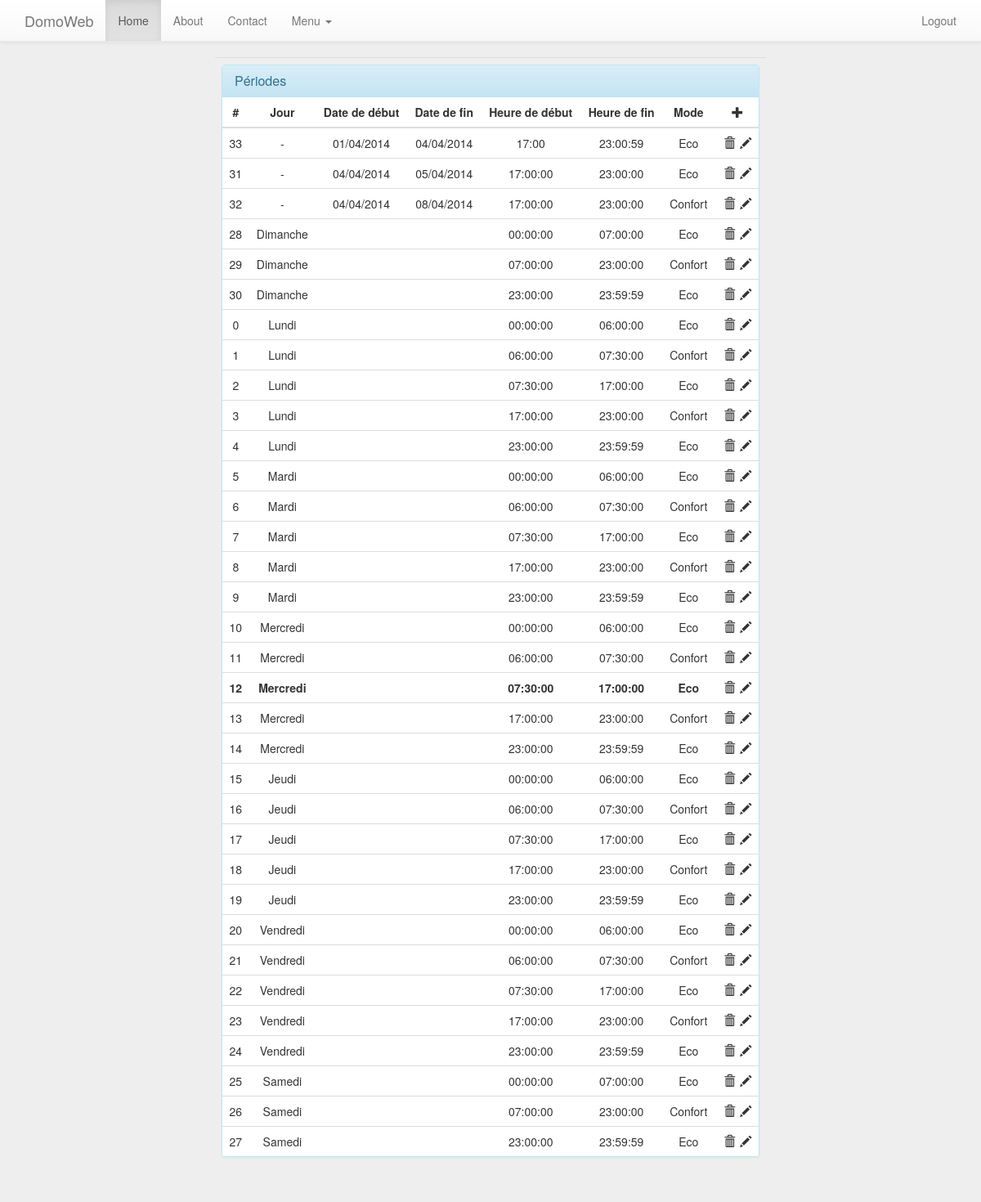
Page /view/periodesView.php (signed in) on the committed database.
### tables this page shows
CREATE TABLE "periode" ("id" INTEGER PRIMARY KEY  AUTOINCREMENT  NOT NULL  UNIQUE , "jour" VARCHAR, "dateDebut" DATETIME, "dateFin" DATETIME, "heureDebut" DATETIME, "heureFin" DATETIME, "modeId" INTEGER);

CREATE TABLE "mode" ("id" INTEGER PRIMARY KEY  AUTOINCREMENT  NOT NULL  UNIQUE , "libelle" VARCHAR, "cons" FLOAT, "max" FLOAT);

### service/DataService.php (called while the page is built, shortened)
<?php
include_once $_SERVER ['DOCUMENT_ROOT'] . '/utils/CalendarUtils.php';
include_once $_SERVER ['DOCUMENT_ROOT'] . '/dao/ModeDAO.php';
include_once $_SERVER ['DOCUMENT_ROOT'] . '/dao/PeriodeDAO.php';
class DataService {
	private $periodeDao;
	private $modeDao;
	function __construct($connexion) {
		$this->periodeDao = new PeriodeDAO ( $connexion );
		$this->modeDao = new ModeDAO ( $connexion );
	}
	function getAllPeriodes() {
		$response = array (
				'result' => 'success'
		);
		try {
			return $this->periodeDao->getAllPeriodes ();
		} catch ( PDOException $e ) {
			$response ['result'] = 'error';
			$errorsMsgs = array ();
			$errorsMsgs ["exception"] = $e->getMessage ();
			$errors = array (
					'errorsMsgs' => $errorsMsgs
			);
			$response ['errors'] = $errors;
		}
	}
	function getCurrentPeriode() {
		$response = array (
				'result' => 'success'
		);
		try {
			return $this->periodeDao->getCurrent ();
		} catch ( PDOException $e ) {
			$response ['result'] = 'error';
			$errorsMsgs = array ();
			$errorsMsgs ["exception"] = $e->getMessage ();
			$errors = array (
					'errorsMsgs' => $errorsMsgs
			);
			$response ['errors'] = $errors;
		}
	}
	function getModeById($modeId) {
		$response = array (
				'result' => 'success'
		);
		try {
			return $this->modeDao->getModeById ( $modeId );
		} catch ( PDOException $e ) {
			$response ['result'] = 'error';
			$errorsMsgs = array ();
			$errorsMsgs ["exception"] = $e->getMessage ();
			$errors = array (
					'errorsMsgs' => $errorsMsgs
			);
			$response ['errors'] = $errors;
		}
	}
}
?>

### dao/GenericDAO.php (called while the page is built, shortened)
<?php
class GenericDAO {
	function __construct($connexion){
		$this->connexion=$connexion;
	}
}
?>

### dao/PeriodeDAO.php (called while the page is built, shortened)
<?php
include_once $_SERVER ['DOCUMENT_ROOT'] . '/dao/GenericDAO.php';
include_once $_SERVER ['DOCUMENT_ROOT'] . '/bo/Periode.php';
include_once $_SERVER ['DOCUMENT_ROOT'] . '/utils/CalendarUtils.php';
class PeriodeDAO extends GenericDAO {
	function getCurrent() {
		$periode = null;
		$queryString = "select * from (";
		$queryString .= " SELECT * FROM periode p where ";
		$queryString .= " ((p.dateDebut <= date('now') and p.dateFin >= date('now'))     and p.heureDebut <= time('now', 'localtime') and p.heureFin > time('now', 'localtime')) ";
		$queryString .= " or ";
		$queryString .= " (p.jour = strftime('%w') and p.heureDebut <= time('now', 'localtime') and p.heureFin > time('now', 'localtime')) ";
		$queryString .= " order by  p.dateDebut desc, p.dateFin asc ";
		$queryString .= " ) limit 1 ";
		$stmt = $this->connexion->prepare ( $queryString );
		$stmt->execute ();
		$stmt->setFetchMode ( PDO::FETCH_OBJ );
		$ligne = $stmt->fetch ();
		if ($ligne) {
			$periode = new Periode ( $ligne->id, $ligne->jour, $ligne->dateDebut, $ligne->dateFin, $ligne->heureDebut, $ligne->heureFin, $ligne->modeId );
		}
		return $periode;
	}
	function getAllPeriodes() {
		$periodes = array ();
		$resultats = $this->connexion->query ( "SELECT * FROM periode p order by p.jour,p.heureDebut, p.dateDebut" );
		$resultats->setFetchMode ( PDO::FETCH_OBJ );
		while ( $ligne = $resultats->fetch () )
		{
			$periode = new Periode ( $ligne->id, $ligne->jour, $ligne->dateDebut, $ligne->dateFin, $ligne->heureDebut, $ligne->heureFin, $ligne->modeId );
			$periodes [] = $periode;
		}
		return $periodes;
	}
}
?>

### bo/Periode.php (called while the page is built, shortened)
<?php
include_once $_SERVER['DOCUMENT_ROOT'].'/bo/Mode.php';
class Periode
{
	function __construct($id,$jour,$dateDebut,$dateFin,$heureDebut,$heureFin,$modeId) {
		$this->id=$id;
		$this->jour=$jour;
		$this->dateDebut=$dateDebut;
		$this->dateFin=$dateFin;
		$this->heureDebut=$heureDebut;
		$this->heureFin=$heureFin;
		$this->modeId=$modeId;
	}
}
?>

### utils/CalendarUtils.php (called while the page is built, shortened)
<?php
include_once $_SERVER['DOCUMENT_ROOT'].'/utils/Enum.php';
class CalendarUtils {
	public static function transformDate2($date) {
		$res = null;
		if (strlen ( $date ) > 0) {
			$tmp = explode ( "-", $date );
			$res = $tmp [2] . "/" . $tmp [1] . "/" . $tmp [0];
		}
		return $res;
	}
	public static function getDayLabel($dayNbr){
		$days = new DefinedEnum ( array (
				"1" => "Lundi",
				"2" => "Mardi",
				"3" => "Mercredi",
				"4" => "Jeudi",
				"5" => "Vendredi",
				"6" => "Samedi",
				"0" => "Dimanche"
		) );
		if(isset($dayNbr) && $dayNbr >= 0 && $dayNbr <= 6){
			$temp = ''.$dayNbr;
			return $days->$temp;
		}else{
			return '-';
		}
	}
}
?>

### dao/ModeDAO.php (called while the page is built, shortened)
<?php
include_once $_SERVER ['DOCUMENT_ROOT'] . '/dao/GenericDAO.php';
include_once $_SERVER ['DOCUMENT_ROOT'] . '/bo/Mode.php';
class ModeDAO extends GenericDAO {
	function getModeById($modeId) {
		$queryString = "SELECT * FROM mode m where m.id = :id";
		$stmt = $this->connexion->prepare ( $queryString );
		$stmt->execute ( array (
				'id' => $modeId
		) );
		$stmt->setFetchMode ( PDO::FETCH_OBJ );
		$ligne = $stmt->fetch ();
		if ($ligne) {
			$mode = new Mode ( $ligne->id, $ligne->libelle, $ligne->cons, $ligne->max );
		}
		return $mode;
	}
}
?>

### bo/Mode.php (called while the page is built, shortened)
<?php
class Mode{
	function __construct($id,$libelle,$cons,$max){
		$this->libelle=$libelle;
	}
}
?>

### utils/Enum.php (called while the page is built, shortened)
<?php
class Enum {
	protected $self = array();
	public function __get(  $name = null ) {
		return $this->self[$name];
	}
	public function add(  $name = null,  $enum = null ) {
		if( isset($enum) )
			$this->self[$name] = $enum;
		else
			$this->self[$name] = end($this->self) + 1;
	}
}
?>

### view/periodesView.php (the view, shortened to what this page needs)
<!DOCTYPE html>
<html>
<head>
		<?php include_once $_SERVER ['DOCUMENT_ROOT'] . '/include/header.php'; ?>
</head>
<body>
<?php
include_once $_SERVER ['DOCUMENT_ROOT'] . '/include/navbar.php';
include_once $_SERVER ['DOCUMENT_ROOT'] . '/utils/CalendarUtils.php';
$periodes = $dataService->getAllPeriodes ();
$currentPeriode = $dataService->getCurrentPeriode ();
?>
<table class="table"  style="margin: auto; max-width: 674px;">
<tbody>
	<tr>
		<td>
			<div class="panel panel-info">
			  <div class="panel-heading"><h3 class="panel-title">Périodes</h3></div>
				<table class="table table-hover periodesTable">
					<thead>
						<tr>
							<th>#</th>
							<th>Jour</th>
							<th>Date de début</th>
							<th>Date de fin</th>
							<th>Heure de début</th>
							<th>Heure de fin</th>
							<th>Mode</th>
							<th><span class="glyphicon glyphicon-plus" style="cursor: pointer;"
								onclick="showCreatePeriodForm();"></span></th>
						</tr>
					</thead>
					<tbody>
						<?php
						foreach ( $periodes as $periode ) {
							$mode = $dataService->getModeById ( $periode->modeId );
							if ($currentPeriode != null && $currentPeriode->id == $periode->id) {
							?>
						<tr id="periodesRow_<?= $periode->id?>" style="font-weight: bold;">
							<?php
							}else{
							?>
						<tr id="periodesRow_<?= $periode->id?>">
							<?php } ?>
							<td>
								<?=$periode->id?>
							</td>
							<td>
								<?=CalendarUtils::getDayLabel($periode->jour)?>
							</td>
							<td>
								<?=CalendarUtils::transformDate2($periode->dateDebut)?>
							</td>
							<td>
								<?=CalendarUtils::transformDate2($periode->dateFin)?>
							</td>
							<td>
								<?=$periode->heureDebut?>
							</td>
							<td>
								<?=$periode->heureFin?>
							</td>
							<td>
								<?=$mode->libelle?>
							</td>
							<td><span class="glyphicon glyphicon-trash" style="cursor: pointer;" onclick="deletePeriod(<?= $periode->id?>)"></span>
								<span class="glyphicon glyphicon-pencil" style="cursor: pointer;" onclick="showUpdatePeriodForm(<?=$periode->id?>,<?php echo isset($periode->jour)? $periode->jour : -1 ?>,'<?=CalendarUtils::transformDate2($periode->dateDebut)?>','<?=CalendarUtils::transformDate2($periode->dateFin)?>','<?=$periode->heureDebut?>','<?=$periode->heureFin?>',<?=$periode->modeId?>);"></span>
							</td>
						</tr>
						<?php
						}
						?>
					</tbody>
				</table>
			</div>
		</td>
	</tr>
</tbody>
</table>
</body>
</html>

### include/header.php (shortened to what this page needs)
<link rel="stylesheet"
	href="http://netdna.bootstrapcdn.com/bootstrap/3.0.2/css/bootstrap.min.css">
<link rel="stylesheet"
	href="http://netdna.bootstrapcdn.com/bootstrap/3.0.2/css/bootstrap-theme.min.css">
<link rel="stylesheet" href="/css/datepicker.css" />
<link rel="stylesheet" href="/css/bootstrap-clockpicker.css" />
<link rel="stylesheet" href="/css/bootstrap-switch.css" />
<link rel="stylesheet" href="/css/main.css" />
<?php
include_once $_SERVER ['DOCUMENT_ROOT'] . '/service/DataService.php';
include_once $_SERVER ['DOCUMENT_ROOT'] . '/service/ExternalService.php';
$dataService = new DataService($databaseConnexion);
?>

### include/navbar.php (shortened to what this page needs)
<div class="navbar navbar-default navbar-static-top" role="navigation">
	<div class="container">
		<div class="navbar-header">
			<a class="navbar-brand" href="#">DomoWeb</a>
		</div>
		<div class="navbar-collapse collapse">
			<ul class="nav navbar-nav">
				<li class="active"><a href="/index.php">Home</a></li>
				<li><a href="#about">About</a></li>
				<li><a href="#contact">Contact</a></li>
				<li class="dropdown"><a href="#" class="dropdown-toggle"
					data-toggle="dropdown">Menu <b class="caret"></b></a>
					</li>
			</ul>
			<ul class="nav navbar-nav navbar-right">
				<li><a href="/logout.php">Logout</a></li>
			</ul>
		</div>
	</div>
</div>

### css/main.css (style rules this page uses)
body { background-color: #eee; min-height: 2000px; }
.navbar-static-top { margin-bottom: 19px; }
.periodesTable { margin: auto; max-width: 800px; }
.periodesTable th { text-align: center; }
.periodesTable td { text-align: center; }
.periodesTable .glyphicon { margin-left: 2px; }

### rows in the picture
periode: id "33", jour "-", dateDebut "01/04/2014", dateFin "04/04/2014", heureDebut "17:00", heureFin "23:00:59", modeId.libelle "Eco"
periode: id "31", jour "-", dateDebut "04/04/2014", dateFin "05/04/2014", heureDebut "17:00:00", heureFin "23:00:00", modeId.libelle "Eco"
periode: id "32", jour "-", dateDebut "04/04/2014", dateFin "08/04/2014", heureDebut "17:00:00", heureFin "23:00:00", modeId.libelle "Confort"
periode: id "28", jour "Dimanche", heureDebut "00:00:00", heureFin "07:00:00", modeId.libelle "Eco"
periode: id "29", jour "Dimanche", heureDebut "07:00:00", heureFin "23:00:00", modeId.libelle "Confort"
periode: id "30", jour "Dimanche", heureDebut "23:00:00", heureFin "23:59:59", modeId.libelle "Eco"
periode: id "0", jour "Lundi", heureDebut "00:00:00", heureFin "06:00:00", modeId.libelle "Eco"
periode: id "1", jour "Lundi", heureDebut "06:00:00", heureFin "07:30:00", modeId.libelle "Confort"
periode: id "2", jour "Lundi", heureDebut "07:30:00", heureFin "17:00:00", modeId.libelle "Eco"
periode: id "3", jour "Lundi", heureDebut "17:00:00", heureFin "23:00:00", modeId.libelle "Confort"
periode: id "4", jour "Lundi", heureDebut "23:00:00", heureFin "23:59:59", modeId.libelle "Eco"
periode: id "5", jour "Mardi", heureDebut "00:00:00", heureFin "06:00:00", modeId.libelle "Eco"
periode: id "6", jour "Mardi", heureDebut "06:00:00", heureFin "07:30:00", modeId.libelle "Confort"
periode: id "7", jour "Mardi", heureDebut "07:30:00", heureFin "17:00:00", modeId.libelle "Eco"
periode: id "8", jour "Mardi", heureDebut "17:00:00", heureFin "23:00:00", modeId.libelle "Confort"
periode: id "9", jour "Mardi", heureDebut "23:00:00", heureFin "23:59:59", modeId.libelle "Eco"
periode: id "10", jour "Mercredi", heureDebut "00:00:00", heureFin "06:00:00", modeId.libelle "Eco"
periode: id "11", jour "Mercredi", heureDebut "06:00:00", heureFin "07:30:00", modeId.libelle "Confort"
periode: id "12", jour "Mercredi", heureDebut "07:30:00", heureFin "17:00:00", modeId.libelle "Eco"
periode: id "13", jour "Mercredi", heureDebut "17:00:00", heureFin "23:00:00", modeId.libelle "Confort"
periode: id "14", jour "Mercredi", heureDebut "23:00:00", heureFin "23:59:59", modeId.libelle "Eco"
periode: id "15", jour "Jeudi", heureDebut "00:00:00", heureFin "06:00:00", modeId.libelle "Eco"
periode: id "16", jour "Jeudi", heureDebut "06:00:00", heureFin "07:30:00", modeId.libelle "Confort"
periode: id "17", jour "Jeudi", heureDebut "07:30:00", heureFin "17:00:00", modeId.libelle "Eco"
periode: id "18", jour "Jeudi", heureDebut "17:00:00", heureFin "23:00:00", modeId.libelle "Confort"
periode: id "19", jour "Jeudi", heureDebut "23:00:00", heureFin "23:59:59", modeId.libelle "Eco"
periode: id "20", jour "Vendredi", heureDebut "00:00:00", heureFin "06:00:00", modeId.libelle "Eco"
periode: id "21", jour "Vendredi", heureDebut "06:00:00", heureFin "07:30:00", modeId.libelle "Confort"
periode: id "22", jour "Vendredi", heureDebut "07:30:00", heureFin "17:00:00", modeId.libelle "Eco"
periode: id "23", jour "Vendredi", heureDebut "17:00:00", heureFin "23:00:00", modeId.libelle "Confort"
periode: id "24", jour "Vendredi", heureDebut "23:00:00", heureFin "23:59:59", modeId.libelle "Eco"
periode: id "25", jour "Samedi", heureDebut "00:00:00", heureFin "07:00:00", modeId.libelle "Eco"
periode: id "26", jour "Samedi", heureDebut "07:00:00", heureFin "23:00:00", modeId.libelle "Confort"
periode: id "27", jour "Samedi", heureDebut "23:00:00", heureFin "23:59:59", modeId.libelle "Eco"
